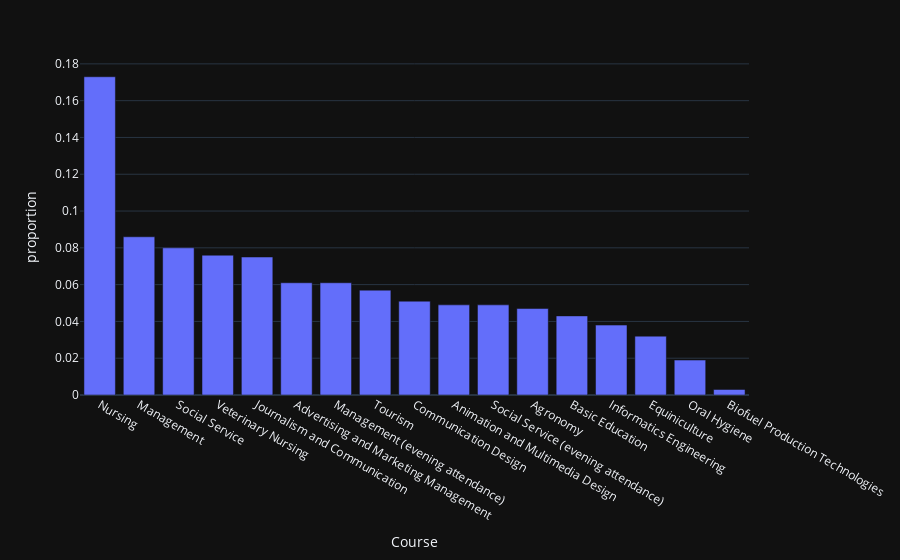

The notebook cell saved with this chart:
### Code cell
top_courses = data['Course'].value_counts(sort=True, normalize=True).round(3).reset_index()
px.bar(top_courses, x='Course', y='proportion')

### Figure 1 — Plotly figure (JSON) as saved in the notebook; plotly's stock layout.template omitted (floating-point values rounded to 4 significant figures)
{"data": [{"hovertemplate": "Course=%{x}<br>proportion=%{y}<extra></extra>", "legendgroup": "", "marker": {"color": "#636efa", "pattern": {"shape": ""}}, "name": "", "orientation": "v", "showlegend": false, "textposition": "auto", "x": ["Nursing", "Management", "Social Service", "Veterinary Nursing", "Journalism and Communication", "Advertising and Marketing Management", "Management (evening attendance)", "Tourism", "Communication Design", "Animation and Multimedia Design", "Social Service (evening attendance)", "Agronomy", "Basic Education", "Informatics Engineering", "Equiniculture", "Oral Hygiene", "Biofuel Production Technologies"], "xaxis": "x", "y": [0.173, 0.086, 0.08, 0.076, 0.075, 0.061, 0.061, 0.057, 0.051, 0.049, 0.049, 0.047, 0.043, 0.038, 0.032, 0.019, 0.003], "yaxis": "y", "type": "bar"}], "layout": {"xaxis": {"anchor": "y", "domain": [0.0, 1.0], "title": {"text": "Course"}}, "yaxis": {"anchor": "x", "domain": [0.0, 1.0], "title": {"text": "proportion"}}, "legend": {"tracegroupgap": 0}, "margin": {"t": 60}, "barmode": "relative"}}
